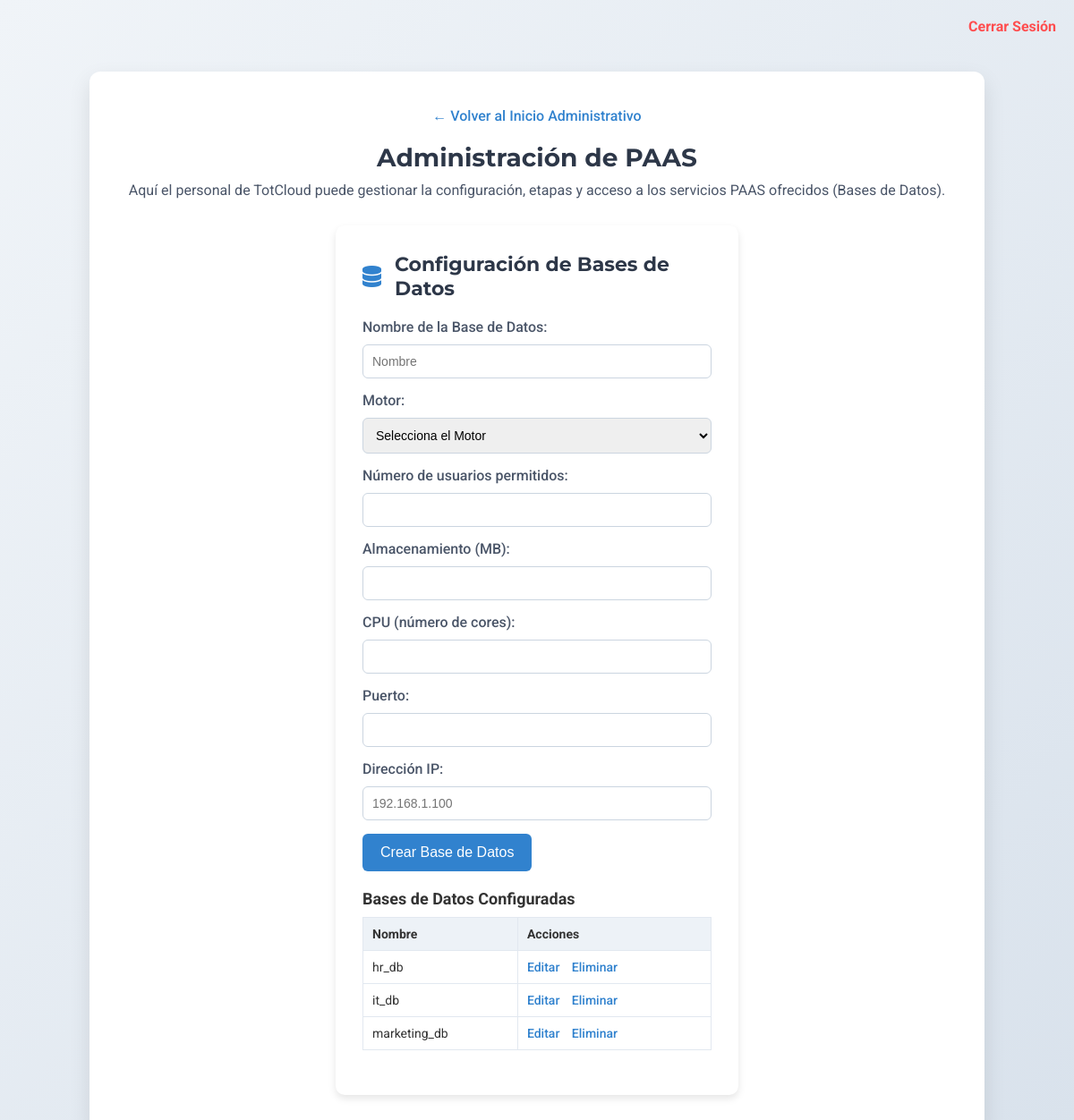
The page /TotCloud/paasAdmin.php (signed in) on the database its author committed.
### tables this page shows
CREATE TABLE DB_CONFIG ( 
    idDBConfig INT(8) AUTO_INCREMENT PRIMARY KEY, 
    nombreDB VARCHAR(64) NOT NULL, 
    motor VARCHAR(64) NOT NULL, 
    usuarios INT(16) NOT NULL, 
    almacenamiento INT(16) NOT NULL, 
    cpu INT(2) NOT NULL, 
    puerto INT(8) NOT NULL, 
    direccionIP VARCHAR(16) NOT NULL, 
    idDataBase INT(8) NOT NULL, 
    idPersona INT(8) NOT NULL,
    last_modified TIMESTAMP DEFAULT CURRENT_TIMESTAMP ON UPDATE CURRENT_TIMESTAMP,
    FOREIGN KEY (idDataBase) REFERENCES DATA_BASE(idDataBase),
    FOREIGN KEY (idPersona) REFERENCES PERSONA(idPersona) 
);

### TotCloud/paasAdmin.php (the view, shortened to what this page needs)
<?php
require 'config.php';
$action = isset($_GET['action']) ? $_GET['action'] : '';
$dbToEdit = null;
$dbList = [];
try {
    $stmt = $pdo->query("
        SELECT DB_CONFIG.idDBConfig, DB_CONFIG.idDataBase, DB_CONFIG.nombreDB, DB_CONFIG.motor
        FROM DB_CONFIG
        JOIN DATA_BASE ON DB_CONFIG.idDataBase = DATA_BASE.idDataBase
        ORDER BY DB_CONFIG.nombreDB ASC
    ");
    $dbList = $stmt->fetchAll();
} catch (PDOException $e) {
    $error = "Error al obtener la lista de bases de datos: " . $e->getMessage();
}
?>
<!DOCTYPE html>
<html lang="es">
<head>
    <link href="https://cdnjs.cloudflare.com/ajax/libs/font-awesome/6.4.0/css/all.min.css" rel="stylesheet">
</head>
<body>
    <a href="logout.php" class="logout">Cerrar Sesión</a>
    <div class="container">
        <a href="homeAdmin.php" class="back-link">← Volver al Inicio Administrativo</a>
        <h2>Administración de PAAS</h2>
        <p>Aquí el personal de TotCloud puede gestionar la configuración, etapas y acceso a los servicios PAAS ofrecidos (Bases de Datos).</p>
        <div class="sections">
            <div class="section-card">
                <?php if ($action === 'editarDB' && isset($_GET['idDBConfig']) && !empty($dbToEdit) && $_SERVER['REQUEST_METHOD'] !== 'POST'): ?>
                    <h3><i class="fas fa-edit"></i> Editar Configuración</h3>
                    <form action="paasAdmin.php?action=editarDB&idDBConfig=<?php echo (int)$_GET['idDBConfig']; ?>" method="POST">
                        <label for="nombreDB">Nombre de la Base de Datos:</label>
                        <input type="text" id="nombreDB" name="nombreDB" value="<?php echo htmlspecialchars($dbToEdit['nombreDB']); ?>" required>
                        <label for="motor">Motor:</label>
                        <select id="motor" name="motor" required>
                            <option value="">Selecciona el Motor</option>
                            <option value="MySQL" <?php if($dbToEdit['motor']=='MySQL') echo 'selected'; ?>>MySQL</option>
                            <option value="PostgreSQL" <?php if($dbToEdit['motor']=='PostgreSQL') echo 'selected'; ?>>PostgreSQL</option>
                            <option value="MariaDB" <?php if($dbToEdit['motor']=='MariaDB') echo 'selected'; ?>>MariaDB</option>
                            <option value="Oracle" <?php if($dbToEdit['motor']=='Oracle') echo 'selected'; ?>>Oracle</option>
                        </select>
                        <label for="usuarios">Número de usuarios permitidos:</label>
                        <input type="number" id="usuarios" name="usuarios" min="1" value="<?php echo (int)$dbToEdit['usuarios']; ?>" required>
                        <label for="almacenamiento">Almacenamiento (MB):</label>
                        <input type="number" id="almacenamiento" name="almacenamiento" min="1" value="<?php echo (int)$dbToEdit['almacenamiento']; ?>" required>
                        <label for="cpu">CPU (número de cores):</label>
                        <input type="number" id="cpu" name="cpu" min="1" value="<?php echo (int)$dbToEdit['cpu']; ?>" required>
                        <label for="puerto">Puerto:</label>
                        <input type="number" id="puerto" name="puerto" min="1" value="<?php echo (int)$dbToEdit['puerto']; ?>" required>
                        <label for="direccionIP">Dirección IP:</label>
                        <input type="text" id="direccionIP" name="direccionIP" value="<?php echo htmlspecialchars($dbToEdit['direccionIP']); ?>" required>
                        <input type="submit" value="Guardar Cambios">
                    </form>
                <?php else: ?>
                    <h3><i class="fas fa-database"></i> Configuración de Bases de Datos</h3>
                    <form action="paasAdmin.php?action=crearDB" method="POST">
                        <label for="nombreDB">Nombre de la Base de Datos:</label>
                        <input type="text" id="nombreDB" name="nombreDB" placeholder="Nombre" required>
                        <label for="motor">Motor:</label>
                        <select id="motor" name="motor" required>
                            <option value="">Selecciona el Motor</option>
                        </select>
                        <label for="usuarios">Número de usuarios permitidos:</label>
                        <input type="number" id="usuarios" name="usuarios" min="1" required>
                        <label for="almacenamiento">Almacenamiento (MB):</label>
                        <input type="number" id="almacenamiento" name="almacenamiento" min="1" required>
                        <label for="cpu">CPU (número de cores):</label>
                        <input type="number" id="cpu" name="cpu" min="1" required>
                        <label for="puerto">Puerto:</label>
                        <input type="number" id="puerto" name="puerto" min="1" required>
                        <label for="direccionIP">Dirección IP:</label>
                        <input type="text" id="direccionIP" name="direccionIP" placeholder="192.168.1.100" required>
                        <input type="submit" value="Crear Base de Datos">
                    </form>
                <?php endif; ?>
                <div class="service-list">
                    <h4>Bases de Datos Configuradas</h4>
                    <table>
                        <tr>
                            <th>Nombre</th>
                            <th>Acciones</th>
                        </tr>
                        <?php if (!empty($dbList)): ?>
                            <?php foreach ($dbList as $dbItem): ?>
                                <tr>
                                    <td><?php echo htmlspecialchars($dbItem['nombreDB']); ?></td>
                                    <td class="actions">
                                        <a href="paasAdmin.php?action=editarDB&idDBConfig=<?php echo (int)$dbItem['idDBConfig']; ?>">Editar</a>
                                        <a href="paasAdmin.php?action=eliminarDB&idDBConfig=<?php echo (int)$dbItem['idDBConfig']; ?>">Eliminar</a>
                                    </td>
                                </tr>
                            <?php endforeach; ?>
                        <?php else: ?>
                            <tr><td colspan="2">No hay bases de datos configuradas.</td></tr>
                        <?php endif; ?>
                    </table>
                </div>
            </div>
        </div>
    </div>
</body>
</html>

### TotCloud/paasAdmin.php (style rules this page uses)
* { margin: 0; padding: 0; box-sizing: border-box; }
body { font-family: 'Roboto', sans-serif; background: linear-gradient(135deg, #f0f4f8 0%, #d9e2ec 100%); min-height: 100vh; display: flex; flex-direction: column; align-items: center; position: relative; color: #333; }
.logout { position: absolute; top: 20px; right: 20px; text-decoration: none; color: #ff4d4f; font-weight: bold; font-size: 16px; transition: color 0.3s; }
.container { background-color: #ffffff; padding: 40px; border-radius: 12px; box-shadow: 0 10px 25px rgba(0,0,0,0.1); text-align: center; max-width: 1000px; width: 90%; margin-top: 80px; }
.container h2 { font-family: 'Montserrat', sans-serif; font-size: 28px; margin-bottom: 10px; color: #2d3748; }
.container p { font-size: 16px; margin-bottom: 30px; color: #4a5568; }
.back-link { display: inline-block; margin-bottom: 20px; color: #3182ce; font-weight: 500; text-decoration: none; transition: color 0.3s; }
.sections { display: flex; flex-wrap: wrap; gap: 30px; justify-content: center; }
.section-card { background-color: #ffffff; border-radius: 10px; box-shadow: 0 4px 8px rgba(0,0,0,0.1); padding: 30px; width: 100%; max-width: 450px; text-align: left; }
.section-card h3 { font-family: 'Montserrat', sans-serif; font-size: 22px; color: #2d3748; margin-bottom: 20px; display: flex; align-items: center; }
.section-card h3 i { margin-right: 15px; font-size: 24px; color: #3182ce; }
.section-card form, .section-card .service-list { margin-bottom: 20px; }
.section-card label { display: block; margin-bottom: 10px; color: #4a5568; font-weight: 500; }
.section-card input[type="text"], .section-card select, .section-card input[type="number"] { width: 100%; padding: 10px; border: 1px solid #cbd5e0; border-radius: 6px; margin-bottom: 15px; font-size: 14px; }
.section-card input[type="submit"] { background-color: #3182ce; color: #ffffff; border: none; padding: 12px 20px; border-radius: 6px; cursor: pointer; font-size: 16px; transition: background-color 0.3s; }
.service-list h4 { font-size: 18px; margin-bottom: 10px; }
.service-list table { width: 100%; border-collapse: collapse; }
.service-list table th, .service-list table td { border: 1px solid #e2e8f0; padding: 10px; font-size: 14px; text-align: left; }
.service-list table th { background-color: #edf2f7; }
.service-list .actions a { margin-right: 10px; text-decoration: none; color: #3182ce; font-weight: 500; }

### rows shown on the page
db_config: nombreDB "hr_db"
db_config: nombreDB "it_db"
db_config: nombreDB "marketing_db"
